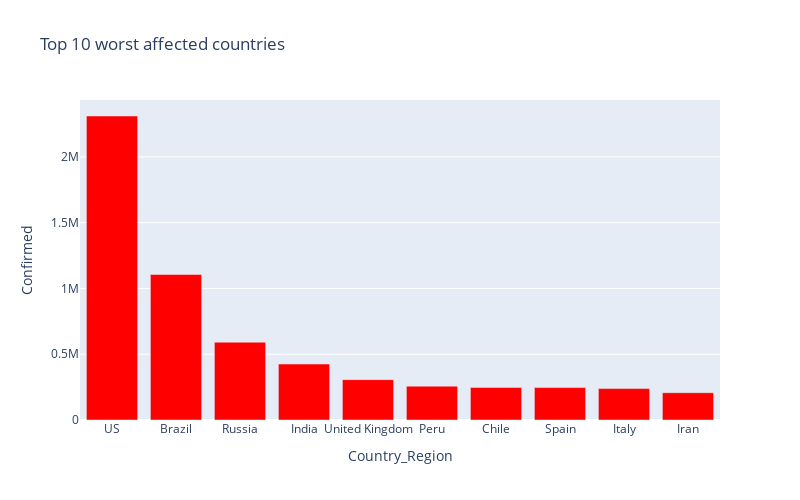

Notebook source saved alongside this figure:
### Markdown cell above
#### 10 worst hit countries - Confirmed cases

### Code cell
sorted_confirmed_cases = country_df.sort_values('Confirmed', ascending = False)
px.bar(
    sorted_confirmed_cases.head(10),
    x = "Country_Region",
    y = "Confirmed",
    title= "Top 10 worst affected countries", # the axis names
    color_discrete_sequence=["red"], 
    height=500,
    width=800
)

### Figure 1 — Plotly figure (JSON) as saved in the notebook; plotly's stock layout.template omitted (floating-point values rounded to 4 significant figures)
{"data": [{"alignmentgroup": "True", "hovertemplate": "Country_Region=%{x}<br>Confirmed=%{y}<extra></extra>", "legendgroup": "", "marker": {"color": "red"}, "name": "", "offsetgroup": "", "orientation": "v", "showlegend": false, "textposition": "auto", "type": "bar", "x": ["US", "Brazil", "Russia", "India", "United Kingdom", "Peru", "Chile", "Spain", "Italy", "Iran"], "xaxis": "x", "y": [2310798, 1106470, 591465, 425282, 306761, 257447, 246963, 246504, 238720, 207525], "yaxis": "y"}], "layout": {"barmode": "relative", "height": 500, "legend": {"tracegroupgap": 0}, "title": {"text": "Top 10 worst affected countries"}, "width": 800, "xaxis": {"anchor": "y", "domain": [0, 1], "title": {"text": "Country_Region"}}, "yaxis": {"anchor": "x", "domain": [0, 1], "title": {"text": "Confirmed"}}}}
